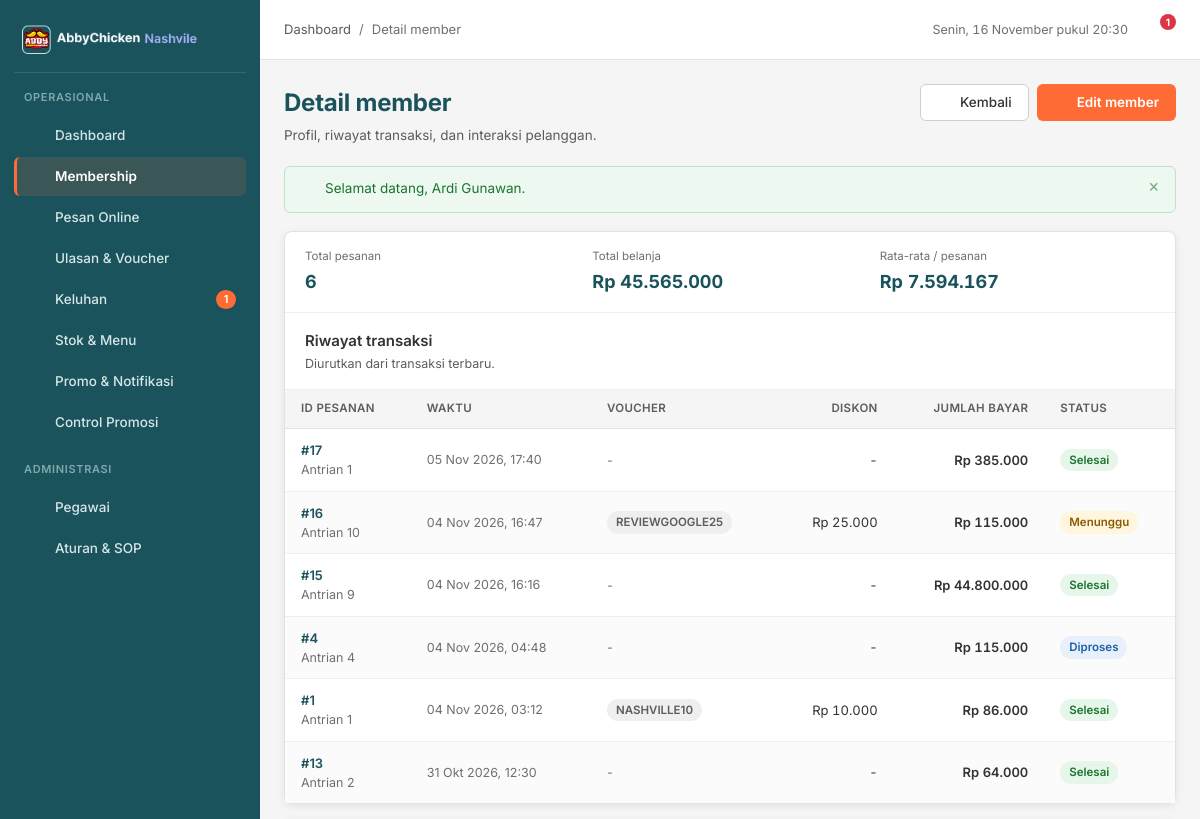
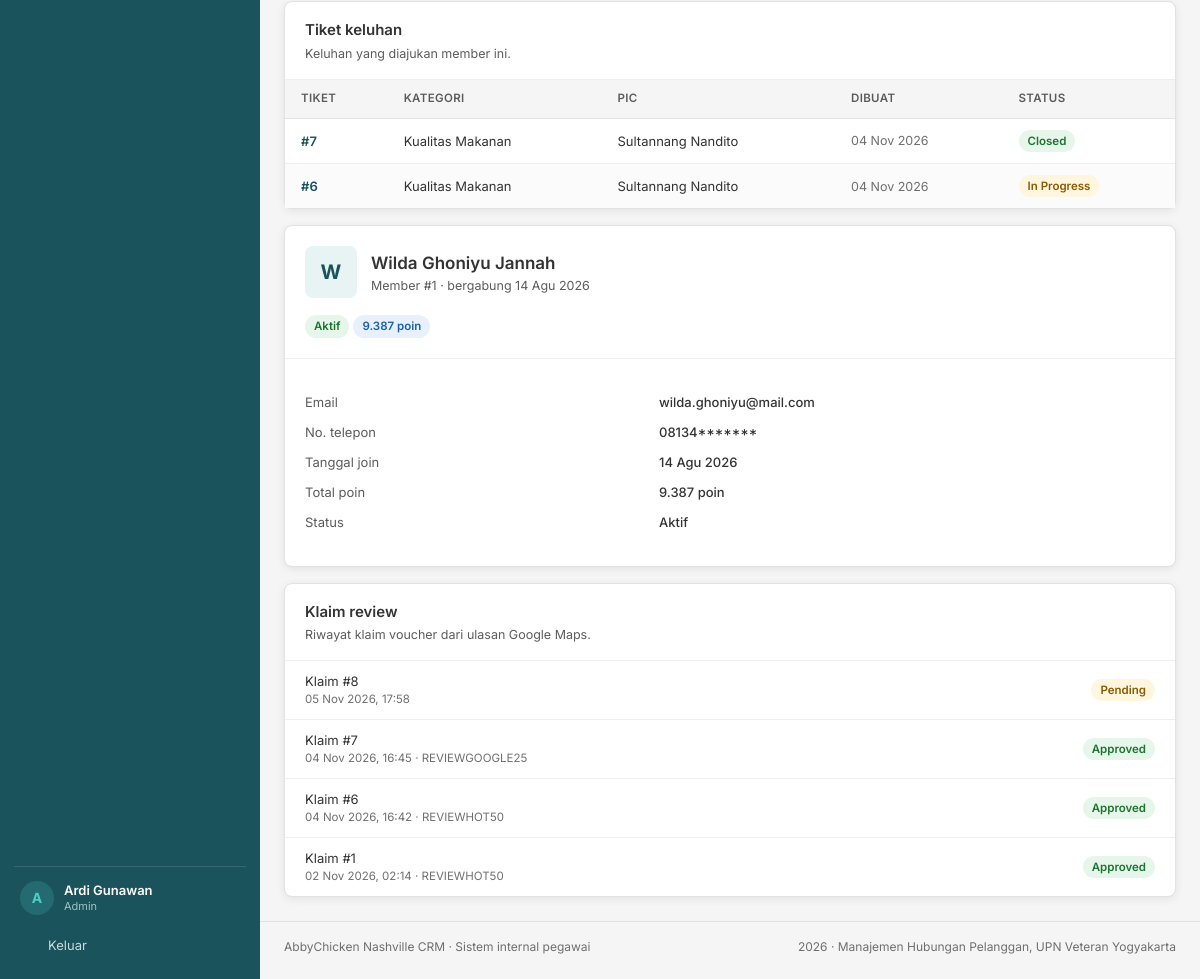
The page /pages/membership/detail.php?id=1 (signed in) on the database its author committed (2 pictures, top to bottom).
### tables this page shows
CREATE TABLE `pemesanan` (
  `pemesanan_id` int(11) NOT NULL AUTO_INCREMENT,
  `member_id` int(11) NOT NULL,
  `voucher_id` int(11) DEFAULT NULL,
  `nomor_antrian` int(11) NOT NULL,
  `total_diskon` decimal(10,2) NOT NULL DEFAULT 0.00,
  `jumlah_bayar` decimal(10,2) NOT NULL,
  `status_pesanan` enum('menunggu','diproses','selesai','dibatalkan') NOT NULL DEFAULT 'menunggu',
  `waktu_pemesanan` timestamp NOT NULL DEFAULT current_timestamp(),
  PRIMARY KEY (`pemesanan_id`),
  KEY `idx_pemesanan_member` (`member_id`),
  KEY `idx_pemesanan_status` (`status_pesanan`),
  KEY `idx_pemesanan_waktu` (`waktu_pemesanan`),
  KEY `fk_pemesanan_voucher` (`voucher_id`),
  CONSTRAINT `fk_pemesanan_member` FOREIGN KEY (`member_id`) REFERENCES `member` (`member_id`) ON DELETE CASCADE,
  CONSTRAINT `fk_pemesanan_voucher` FOREIGN KEY (`voucher_id`) REFERENCES `voucher` (`voucher_id`) ON DELETE SET NULL
);

CREATE TABLE `voucher` (
  `voucher_id` int(11) NOT NULL AUTO_INCREMENT,
  `kode_voucher` varchar(50) NOT NULL,
  `is_valid` tinyint(1) NOT NULL DEFAULT 1,
  `potongan_harga` decimal(10,2) NOT NULL,
  `valid_until` date NOT NULL,
  `deleted_at` timestamp NULL DEFAULT NULL,
  `created_at` timestamp NOT NULL DEFAULT current_timestamp(),
  PRIMARY KEY (`voucher_id`),
  UNIQUE KEY `uq_voucher_kode` (`kode_voucher`),
  KEY `idx_voucher_valid` (`is_valid`,`valid_until`)
);

CREATE TABLE `tiket` (
  `tiket_id` int(11) NOT NULL AUTO_INCREMENT,
  `pegawai_id` int(11) DEFAULT NULL,
  `member_id` int(11) NOT NULL,
  `kategori_keluhan` enum('Kualitas Makanan','Pelayanan','Kebersihan','Lainnya') NOT NULL,
  `isi_keluhan` text NOT NULL,
  `foto` mediumblob DEFAULT NULL,
  `foto_mime` varchar(50) DEFAULT NULL,
  `status` enum('open','in_progress','closed') NOT NULL DEFAULT 'open',
  `created_at` timestamp NOT NULL DEFAULT current_timestamp(),
  `closed_at` timestamp NULL DEFAULT NULL,
  PRIMARY KEY (`tiket_id`),
  KEY `idx_tiket_status` (`status`),
  KEY `idx_tiket_pegawai` (`pegawai_id`),
  KEY `fk_tiket_member` (`member_id`),
  CONSTRAINT `fk_tiket_member` FOREIGN KEY (`member_id`) REFERENCES `member` (`member_id`) ON DELETE CASCADE,
  CONSTRAINT `fk_tiket_pegawai` FOREIGN KEY (`pegawai_id`) REFERENCES `pegawai` (`pegawai_id`) ON DELETE SET NULL
);

CREATE TABLE `pegawai` (
  `pegawai_id` int(11) NOT NULL AUTO_INCREMENT,
  `email` varchar(100) NOT NULL,
  `password` varchar(255) NOT NULL,
  `nama` varchar(100) NOT NULL,
  `role` enum('Admin','Kasir','PIC Keluhan','Pimpinan') NOT NULL,
  `alamat` text DEFAULT NULL,
  `no_telp` varchar(15) DEFAULT NULL,
  `created_at` timestamp NOT NULL DEFAULT current_timestamp(),
  PRIMARY KEY (`pegawai_id`),
  UNIQUE KEY `uq_pegawai_email` (`email`),
  KEY `idx_pegawai_role` (`role`)
);

CREATE TABLE `member` (
  `member_id` int(11) NOT NULL AUTO_INCREMENT,
  `email` varchar(100) NOT NULL,
  `password` varchar(255) NOT NULL DEFAULT '123456',
  `no_telp` varchar(15) NOT NULL,
  `tgl_join` date NOT NULL,
  `name` varchar(100) NOT NULL,
  `total_poin` int(11) NOT NULL DEFAULT 0,
  `member_status` enum('aktif','nonaktif') NOT NULL DEFAULT 'aktif',
  PRIMARY KEY (`member_id`),
  UNIQUE KEY `uq_member_email` (`email`),
  KEY `idx_member_nama` (`name`),
  KEY `idx_member_status` (`member_status`)
);

CREATE TABLE `klaim_review` (
  `klaim_id` int(11) NOT NULL AUTO_INCREMENT,
  `member_id` int(11) NOT NULL,
  `voucher_id` int(11) DEFAULT NULL,
  `pegawai_id` int(11) DEFAULT NULL,
  `url_bukti` varchar(500) NOT NULL,
  `status_validasi` enum('pending','approved','rejected') NOT NULL DEFAULT 'pending',
  `created_at` timestamp NOT NULL DEFAULT current_timestamp(),
  PRIMARY KEY (`klaim_id`),
  KEY `idx_klaim_status` (`status_validasi`),
  KEY `idx_klaim_member` (`member_id`),
  KEY `fk_klaim_voucher` (`voucher_id`),
  KEY `fk_klaim_pegawai` (`pegawai_id`),
  CONSTRAINT `fk_klaim_member` FOREIGN KEY (`member_id`) REFERENCES `member` (`member_id`) ON DELETE CASCADE,
  CONSTRAINT `fk_klaim_pegawai` FOREIGN KEY (`pegawai_id`) REFERENCES `pegawai` (`pegawai_id`) ON DELETE SET NULL,
  CONSTRAINT `fk_klaim_voucher` FOREIGN KEY (`voucher_id`) REFERENCES `voucher` (`voucher_id`) ON DELETE SET NULL
);

### pages/membership/detail.php (the view, shortened to what this page needs)
<?php
require_once __DIR__ . '/../../config/database.php';
$id = (int) ($_GET['id'] ?? 0);
$stmt = mysqli_prepare($conn, 'SELECT * FROM member WHERE member_id = ? LIMIT 1');
mysqli_stmt_bind_param($stmt, 'i', $id);
mysqli_stmt_execute($stmt);
$member = mysqli_fetch_assoc(mysqli_stmt_get_result($stmt));
$stmt = mysqli_prepare($conn, "SELECT p.*, v.kode_voucher
    FROM pemesanan p
    LEFT JOIN voucher v ON v.voucher_id = p.voucher_id
    WHERE p.member_id = ?
    ORDER BY p.waktu_pemesanan DESC");
mysqli_stmt_bind_param($stmt, 'i', $id);
mysqli_stmt_execute($stmt);
$riwayat = mysqli_stmt_get_result($stmt);
$stmt = mysqli_prepare($conn, "SELECT COUNT(*) AS jml,
        COALESCE(SUM(CASE WHEN status_pesanan <> 'dibatalkan' THEN jumlah_bayar ELSE 0 END),0) AS total,
        COALESCE(AVG(CASE WHEN status_pesanan <> 'dibatalkan' THEN jumlah_bayar END),0) AS rata
    FROM pemesanan WHERE member_id = ?");
mysqli_stmt_bind_param($stmt, 'i', $id);
mysqli_stmt_execute($stmt);
$stat = mysqli_fetch_assoc(mysqli_stmt_get_result($stmt));
$stmt = mysqli_prepare($conn, "SELECT t.*, pg.nama AS nama_pic
    FROM tiket t LEFT JOIN pegawai pg ON pg.pegawai_id = t.pegawai_id
    WHERE t.member_id = ? ORDER BY t.created_at DESC");
mysqli_stmt_bind_param($stmt, 'i', $id);
mysqli_stmt_execute($stmt);
$tiket_member = mysqli_stmt_get_result($stmt);
$stmt = mysqli_prepare($conn, "SELECT k.*, v.kode_voucher
    FROM klaim_review k LEFT JOIN voucher v ON v.voucher_id = k.voucher_id
    WHERE k.member_id = ? ORDER BY k.created_at DESC");
mysqli_stmt_bind_param($stmt, 'i', $id);
mysqli_stmt_execute($stmt);
$klaim_member = mysqli_stmt_get_result($stmt);
$page_actions  = '<a class="btn btn--secondary" href="' . e(base_url('pages/membership/index.php')) . '">' . icon('arrow-left', 16) . ' Kembali</a>'
    . '<a class="btn btn--primary" href="' . e(base_url('pages/membership/edit.php?id=' . $id)) . '">' . icon('edit', 16) . ' Edit member</a>';
require_once __DIR__ . '/../../includes/header.php';
?>
<section class="detail-grid">
  <div class="stack">
    <article class="card">
      <div class="stat-strip">
        <div class="stat-strip__item">
          <span>Total pesanan</span>
          <strong><?= (int) $stat['jml'] ?></strong>
        </div>
        <div class="stat-strip__item">
          <span>Total belanja</span>
          <strong><?= e(rupiah($stat['total'])) ?></strong>
        </div>
        <div class="stat-strip__item">
          <span>Rata-rata / pesanan</span>
          <strong><?= e(rupiah($stat['rata'])) ?></strong>
        </div>
      </div>
      <div class="card__head">
        <div>
          <h2>Riwayat transaksi</h2>
          <p>Diurutkan dari transaksi terbaru.</p>
        </div>
      </div>
      <div class="table-wrap">
        <?php if (mysqli_num_rows($riwayat) === 0): ?>
          <div class="empty">
            <div class="empty__icon"><?= icon('order', 20) ?></div>
            <h3>Belum ada transaksi</h3>
            <p>Member ini belum pernah melakukan pemesanan. Buat pesanan baru untuk mulai mencatat riwayat.</p>
            <a class="btn btn--primary" href="<?= e(base_url('pages/orders/buat.php?member_id=' . $id)) ?>">Buat pesanan</a>
          </div>
        <?php else: ?>
          <table class="table">
            <thead>
              <tr>
                <th>ID pesanan</th>
                <th>Waktu</th>
                <th>Voucher</th>
                <th class="num">Diskon</th>
                <th class="num">Jumlah bayar</th>
                <th>Status</th>
              </tr>
            </thead>
            <tbody>
              <?php while ($p = mysqli_fetch_assoc($riwayat)): ?>
                <tr>
                  <td>
                    <a class="strong" href="<?= e(base_url('pages/orders/detail.php?id=' . (int) $p['pemesanan_id'])) ?>">
                      #<?= (int) $p['pemesanan_id'] ?>
                    </a>
                    <div class="muted">Antrian <?= (int) $p['nomor_antrian'] ?></div>
                  </td>
                  <td class="muted nowrap"><?= e(tanggal_id($p['waktu_pemesanan'], true)) ?></td>
                  <td><?= $p['kode_voucher'] ? '<span class="badge badge--neutral">' . e($p['kode_voucher']) . '</span>' : '<span class="muted">-</span>' ?></td>
                  <td class="num"><?= $p['total_diskon'] > 0 ? e(rupiah($p['total_diskon'])) : '-' ?></td>
                  <td class="num strong"><?= e(rupiah($p['jumlah_bayar'])) ?></td>
                  <td><?= badge_pesanan($p['status_pesanan']) ?></td>
                </tr>
              <?php endwhile; ?>
            </tbody>
          </table>
        <?php endif; ?>
      </div>
    </article>
    <article class="card">
      <div class="card__head">
        <div>
          <h2>Tiket keluhan</h2>
          <p>Keluhan yang diajukan member ini.</p>
        </div>
      </div>
      <?php if (mysqli_num_rows($tiket_member) === 0): ?>
        <div class="empty">
          <div class="empty__icon"><?= icon('complaint', 20) ?></div>
          <h3>Tidak ada keluhan</h3>
          <p>Member ini belum pernah mengajukan tiket keluhan.</p>
        </div>
      <?php else: ?>
        <div class="table-wrap">
          <table class="table">
            <thead>
              <tr>
                <th>Tiket</th>
                <th>Kategori</th>
                <th>PIC</th>
                <th>Dibuat</th>
                <th>Status</th>
              </tr>
            </thead>
            <tbody>
              <?php while ($t = mysqli_fetch_assoc($tiket_member)): ?>
                <tr>
                  <td><a class="strong" href="<?= e(base_url('pages/complaints/detail.php?id=' . (int) $t['tiket_id'])) ?>">#<?= (int) $t['tiket_id'] ?></a></td>
                  <td><?= e($t['kategori_keluhan']) ?></td>
                  <td><?= $t['nama_pic'] ? e($t['nama_pic']) : '<span class="muted">Belum di-assign</span>' ?></td>
                  <td class="muted nowrap"><?= e(tanggal_id($t['created_at'])) ?></td>
                  <td><?= badge_tiket($t['status']) ?></td>
                </tr>
              <?php endwhile; ?>
            </tbody>
          </table>
        </div>
      <?php endif; ?>
    </article>
  </div>
  <div class="stack">
    <article class="card">
      <div class="card__body">
        <div class="profile">
          <span class="profile__avatar"><?= e(strtoupper(mb_substr($member['name'], 0, 1))) ?></span>
          <div class="profile__text">
            <h2><?= e($member['name']) ?></h2>
            <p>Member #<?= (int) $member['member_id'] ?> &middot; bergabung <?= e(tanggal_id($member['tgl_join'])) ?></p>
          </div>
        </div>
        <div class="mt-16">
          <?= badge_member($member['member_status']) ?>
          <span class="badge badge--info"><?= number_format((int) $member['total_poin'], 0, ',', '.') ?> poin</span>
        </div>
      </div>
      <div class="card__body" style="border-top:1px solid var(--gray-100)">
        <dl class="dl">
          <dt>Email</dt>
          <dd><?= e($member['email']) ?></dd>
          <dt>No. telepon</dt>
          <dd><?= e(tampil_telepon($member['no_telp'])) ?></dd>
          <dt>Tanggal join</dt>
          <dd><?= e(tanggal_id($member['tgl_join'])) ?></dd>
          <dt>Total poin</dt>
          <dd><?= number_format((int) $member['total_poin'], 0, ',', '.') ?> poin</dd>
          <dt>Status</dt>
          <dd><?= $member['member_status'] === 'aktif' ? 'Aktif' : 'Nonaktif' ?></dd>
        </dl>
      </div>
    </article>
    <article class="card">
      <div class="card__head">
        <div>
          <h2>Klaim review</h2>
          <p>Riwayat klaim voucher dari ulasan Google Maps.</p>
        </div>
      </div>
      <?php if (mysqli_num_rows($klaim_member) === 0): ?>
        <div class="empty">
          <div class="empty__icon"><?= icon('voucher', 20) ?></div>
          <h3>Belum ada klaim</h3>
          <p>Member belum mengirim bukti ulasan untuk mendapatkan voucher.</p>
        </div>
      <?php else: ?>
        <ul class="mini-list">
          <?php while ($k = mysqli_fetch_assoc($klaim_member)): ?>
            <li>
              <span class="mini-list__name">
                Klaim #<?= (int) $k['klaim_id'] ?>
                <small><?= e(tanggal_id($k['created_at'], true)) ?><?= $k['kode_voucher'] ? ' · ' . e($k['kode_voucher']) : '' ?></small>
              </span>
              <?= badge_klaim($k['status_validasi']) ?>
            </li>
          <?php endwhile; ?>
        </ul>
      <?php endif; ?>
    </article>
  </div>
</section>
<?php require_once __DIR__ . '/../../includes/footer.php'; ?>

### includes/functions.php (shortened to what this page needs)
<?php
function e($value)
{
    return htmlspecialchars((string) $value, ENT_QUOTES, 'UTF-8');
}
function rupiah($angka)
{
    return 'Rp ' . number_format((float) $angka, 0, ',', '.');
}
function tanggal_id($datetime, $dengan_jam = false)
{
    $bulan = [1 => 'Jan', 'Feb', 'Mar', 'Apr', 'Mei', 'Jun', 'Jul', 'Agu', 'Sep', 'Okt', 'Nov', 'Des'];
    $ts = strtotime($datetime);
    $teks = date('d', $ts) . ' ' . $bulan[(int) date('n', $ts)] . ' ' . date('Y', $ts);
    if ($dengan_jam) {
        $teks .= ', ' . date('H:i', $ts);
    }
    return $teks;
}
function badge_pesanan($status)
{
    $peta = [
        'menunggu'   => ['Menunggu', 'badge--warning'],
        'diproses'   => ['Diproses', 'badge--info'],
        'selesai'    => ['Selesai', 'badge--success'],
        'dibatalkan' => ['Dibatalkan', 'badge--danger'],
    ];
    [$label, $kelas] = $peta[$status] ?? [ucfirst((string) $status), 'badge--neutral'];
    return '<span class="badge ' . $kelas . '">' . e($label) . '</span>';
}
function badge_tiket($status)
{
    $peta = [
        'open'        => ['Open', 'badge--danger'],
        'in_progress' => ['In Progress', 'badge--warning'],
        'closed'      => ['Closed', 'badge--success'],
    ];
    [$label, $kelas] = $peta[$status] ?? [ucfirst((string) $status), 'badge--neutral'];
    return '<span class="badge ' . $kelas . '">' . e($label) . '</span>';
}
function badge_klaim($status)
{
    $peta = [
        'pending'  => ['Pending', 'badge--warning'],
        'approved' => ['Approved', 'badge--success'],
        'rejected' => ['Rejected', 'badge--danger'],
    ];
    [$label, $kelas] = $peta[$status] ?? [ucfirst((string) $status), 'badge--neutral'];
    return '<span class="badge ' . $kelas . '">' . e($label) . '</span>';
}
function badge_member($status)
{
    if ($status === 'aktif') {
        return '<span class="badge badge--success">Aktif</span>';
    }
    return '<span class="badge badge--neutral">Nonaktif</span>';
}
function icon($nama, $ukuran = 18)
{
    $isi = $path[$nama] ?? $path['dashboard'];
    return '<svg class="icon" width="' . (int) $ukuran . '" height="' . (int) $ukuran . '" viewBox="0 0 24 24" fill="none" '
        . 'stroke="currentColor" stroke-width="1.6" stroke-linecap="round" stroke-linejoin="round" aria-hidden="true">'
        . $isi . '</svg>';
}
function base_url($path = '')
{
    $root = rtrim(str_replace('\\', '/', dirname($_SERVER['SCRIPT_NAME'] ?? '/')), '/');
    if (preg_match('#^(.*?)/(?:pages|api)(?:/.*)?$#', $root, $m)) {
        $root = $m[1];
    }
    return $root . '/' . ltrim($path, '/');
}
function sensor_telepon($telepon, $tampil_awal = 5)
{
    $tel = trim((string) $telepon);
    $panjang     = mb_strlen($tel);
    $tampil_awal = max(0, (int) $tampil_awal);
    return mb_substr($tel, 0, $tampil_awal) . str_repeat('*', $panjang - $tampil_awal);
}
function tampil_telepon($telepon, $role = null)
{
    $tel = trim((string) $telepon);
    $role_aktif = $role !== null ? (string) $role : (string) ($_SESSION['role'] ?? '');
    return sensor_telepon($tel, 5);
}

### rows shown on the page
pemesanan: pemesanan_id "17", nomor_antrian "1", waktu_pemesanan "05 Nov 2026, 17:40", jumlah_bayar "Rp 385.000", label "Selesai"
pemesanan: pemesanan_id "16", nomor_antrian "10", waktu_pemesanan "04 Nov 2026, 16:47", voucher.kode_voucher "REVIEWGOOGLE25", total_diskon "Rp 25.000", jumlah_bayar "Rp 115.000", label "Menunggu"
pemesanan: pemesanan_id "15", nomor_antrian "9", waktu_pemesanan "04 Nov 2026, 16:16", jumlah_bayar "Rp 44.800.000", label "Selesai"
pemesanan: pemesanan_id "4", nomor_antrian "4", waktu_pemesanan "04 Nov 2026, 04:48", jumlah_bayar "Rp 115.000", label "Diproses"
pemesanan: pemesanan_id "1", nomor_antrian "1", waktu_pemesanan "04 Nov 2026, 03:12", voucher.kode_voucher "NASHVILLE10", total_diskon "Rp 10.000", jumlah_bayar "Rp 86.000", label "Selesai"
pemesanan: pemesanan_id "13", nomor_antrian "2", waktu_pemesanan "31 Okt 2026, 12:30", jumlah_bayar "Rp 64.000", label "Selesai"
tiket: tiket_id "7", kategori_keluhan "Kualitas Makanan", pegawai.nama "Sultannang Nandito", created_at "04 Nov 2026", label "Closed"
tiket: tiket_id "6", kategori_keluhan "Kualitas Makanan", pegawai.nama "Sultannang Nandito", created_at "04 Nov 2026", label "In Progress"
member: name "W", name "Wilda Ghoniyu Jannah", member_id "1", tgl_join "14 Agu 2026", total_poin "9.387", email "wilda.ghoniyu@mail.com", no_telp "08134*******"
klaim_review: klaim_id "8", created_at "05 Nov 2026, 17:58", label "Pending"
klaim_review: klaim_id "7", created_at "04 Nov 2026, 16:45", voucher.kode_voucher "REVIEWGOOGLE25", label "Approved"
klaim_review: klaim_id "6", created_at "04 Nov 2026, 16:42", voucher.kode_voucher "REVIEWHOT50", label "Approved"
klaim_review: klaim_id "1", created_at "02 Nov 2026, 02:14", voucher.kode_voucher "REVIEWHOT50", label "Approved"

### other values the page prints
$item['label'] "Dashboard"
$item['label'] "Membership"
$item['label'] "Pesan Online"
$item['label'] "Ulasan & Voucher"
$item['label'] "Keluhan"
$tiket_terbuka "1"
$item['label'] "Stok & Menu"
$item['label'] "Promo & Notifikasi"
$item['label'] "Control Promosi"
$item['label'] "Pegawai"
$item['label'] "Aturan & SOP"
mb_substr($nama_pegawai, 0, 1) "A"
$nama_pegawai "Ardi Gunawan"
$role_pegawai "Admin"
$page_title "Detail member"
